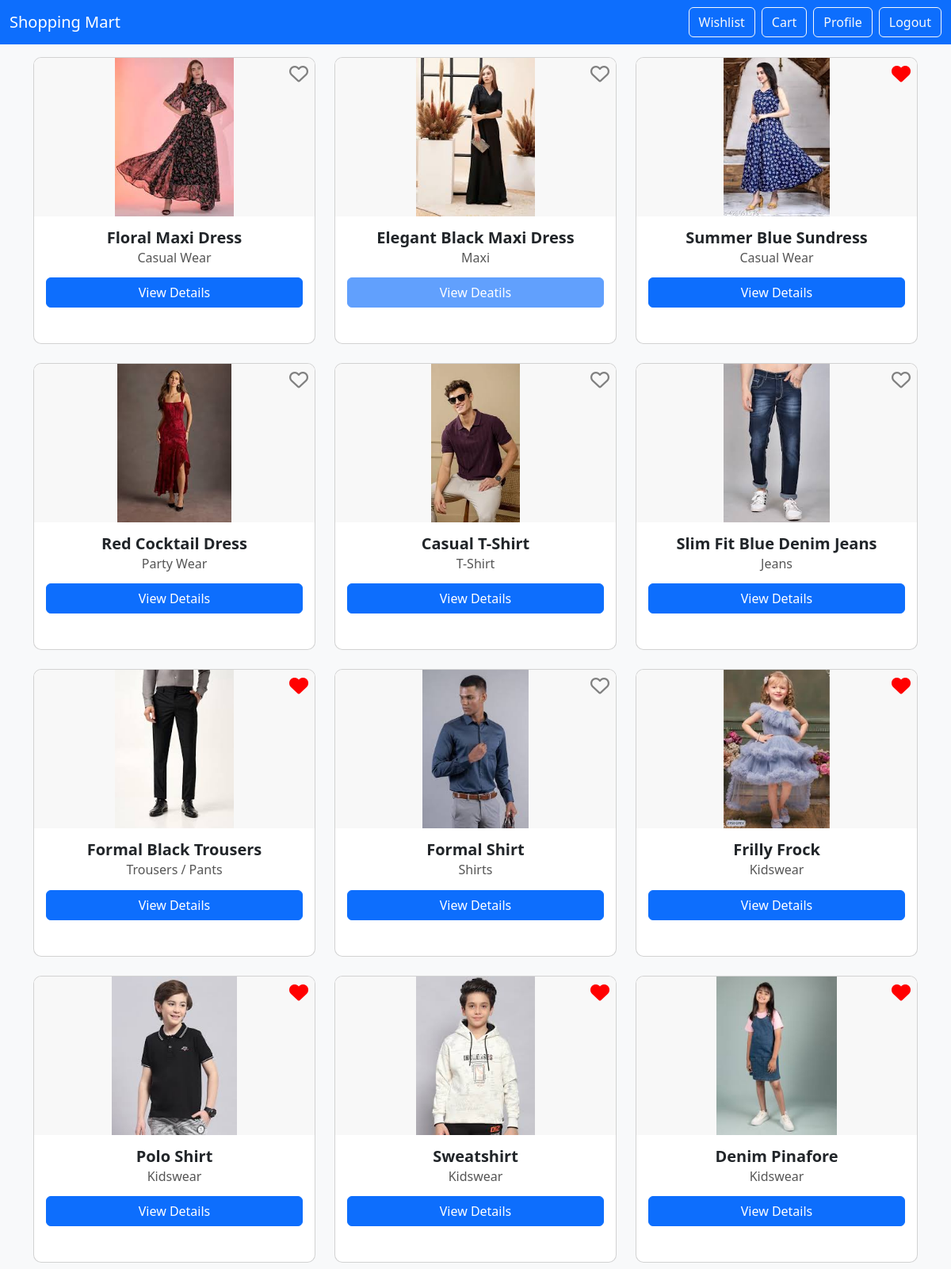
Page /userhome (signed in) on the committed database.
### manager/models.py (models this page shows, shortened)
class product(models.Model):
    name=models.CharField(max_length=20)
    size=models.CharField(max_length=20)
    fabric=models.CharField(max_length=20)
    description=models.TextField()
    listprice=models.FloatField()
    price=models.FloatField()
    price50=models.FloatField()
    price100=models.FloatField()
    categoryid=models.ForeignKey(category,on_delete=models.CASCADE)
    image=models.FileField(upload_to='media')

class category(models.Model):
    cname=models.CharField(max_length=100)

### user/views.py (the view)
# urls.py: path('userhome',views.userhome,name='userhome'),
def userhome(request):
    products = product.objects.all()
    if request.user.is_authenticated:
        wishlist_items = whislist.objects.filter(customerid=request.user).values_list('productid_id', flat=True)
        cart_items=cart.objects.filter(customerid_id=request.user.id).values_list('productid_id',flat=True)
    else:
        wishlist_items = []
    return render(request, 'user/userhome.html', {'p': {'m': products}, 'wishlist_items': wishlist_items,'c':cart_items})

### template/user/userhome.html (shortened to what this page needs)
{% load static %}
<!DOCTYPE html>
<html lang="en">
<head>
<link href="https://cdn.jsdelivr.net/npm/bootstrap@5.3.3/dist/css/bootstrap.min.css" rel="stylesheet">
<link href="https://cdnjs.cloudflare.com/ajax/libs/font-awesome/6.4.2/css/all.min.css" rel="stylesheet">
</head>
<body>
<nav class="navbar navbar-expand-lg navbar-dark bg-primary fixed-top">
    <div class="container-fluid">
        <a class="navbar-brand" href="#">Shopping Mart</a>
        <div class="collapse navbar-collapse" id="navbarContent">
            <ul class="navbar-nav ms-auto mb-2 mb-lg-0">
                <li class="nav-item me-2">
                    <a class="btn btn-outline-light" href="{% url 'viewwish' %}">Wishlist</a>
                </li>
                <li class="nav-item me-2">
                    <a class="btn btn-outline-light" href="{% url 'viewcart' %}">Cart</a>
                </li>
                <li class="nav-item me-2">
                    <a class="btn btn-outline-light" href="{% url 'viewprofile' %}">Profile</a>
                </li>
                <li class="nav-item">
                    <a class="btn btn-outline-light" href="{% url 'logoutuser' %}">Logout</a>
                </li>
            </ul>
        </div>
    </div>
</nav>
<div class="container my-5 mb-2">
    <div class="row row-cols-1 row-cols-md-3 g-4 mt-1">
        {% for item in p.m %}
        <div class="col">
            <div class="card h-100 position-relative">
                {% if item.image %}
                    <img src="{{ item.image.url }}" class="card-img-top" alt="{{ item.name }}">
                {% else %}
                    <img src="{% static 'no-image.png' %}" class="card-img-top" alt="No Image">
                {% endif %}
                <div class="card-body">
                    <h5 class="card-title">{{ item.name }}</h5>
                    <h6 class="card-subtitle">{{ item.categoryid.cname }}</h6>
                    <div class="d-grid gap-2 mt-2">
                          {% if item.id in c %}
                          <button disabled class="btn btn-primary">View Deatils</button>
                          {% else %}
                        <a href="{% url 'deatiles' item.id %}" class="btn btn-primary">View Details</a>
                        {% endif %}
                    </div>
                </div>
                <a href="{% url 'toggle_wishlist' item.id %}"
                   class="position-absolute top-0 end-0 m-2 wishlist-heart {% if item.id in wishlist_items %}active{% endif %}">
                    {% if item.id in wishlist_items %}
                        <i class="fa-solid fa-heart"></i>
                    {% else %}
                        <i class="fa-regular fa-heart"></i>
                    {% endif %}
                </a>
            </div>
        </div>
        {% endfor %}
    </div>
</div>
</body>
</html>

### template/user/userhome.html (style rules this page uses)
body { background-color: #f8f9fa; }
.card img { width: 100%; height: 200px; object-fit: contain; background-color: #f8f8f8; }
.card { margin-bottom: 30px; border-radius: 10px; overflow: hidden; text-align: center; transition: transform 0.2s; }
.card-body { padding: 15px; }
.card-title { font-weight: 600; }
.card-subtitle { color: #555; margin-bottom: 15px; }
.wishlist-heart i { color: gray; font-size: 1.5rem; transition: color 0.3s, transform 0.2s; }
.wishlist-heart.active i { color: red; }

### rows in the picture
product: image (picture), name "Floral Maxi Dress", categoryid.cname "Casual Wear", shows "View Details"
product: image (picture), name "Elegant Black Maxi Dress", categoryid.cname "Maxi", shows "View Deatils"
product: image (picture), name "Summer Blue Sundress", categoryid.cname "Casual Wear", shows "View Details"
product: image (picture), name "Red Cocktail Dress", categoryid.cname "Party Wear", shows "View Details"
product: image (picture), name "Casual T-Shirt", categoryid.cname "T-Shirt", shows "View Details"
product: image (picture), name "Slim Fit Blue Denim Jeans", categoryid.cname "Jeans", shows "View Details"
product: image (picture), name "Formal Black Trousers", categoryid.cname "Trousers / Pants", shows "View Details"
product: image (picture), name "Formal Shirt", categoryid.cname "Shirts", shows "View Details"
product: image (picture), name "Frilly Frock", categoryid.cname "Kidswear", shows "View Details"
product: image (picture), name "Polo Shirt", categoryid.cname "Kidswear", shows "View Details"
product: image (picture), name "Sweatshirt", categoryid.cname "Kidswear", shows "View Details"
product: image (picture), name "Denim Pinafore", categoryid.cname "Kidswear", shows "View Details"
